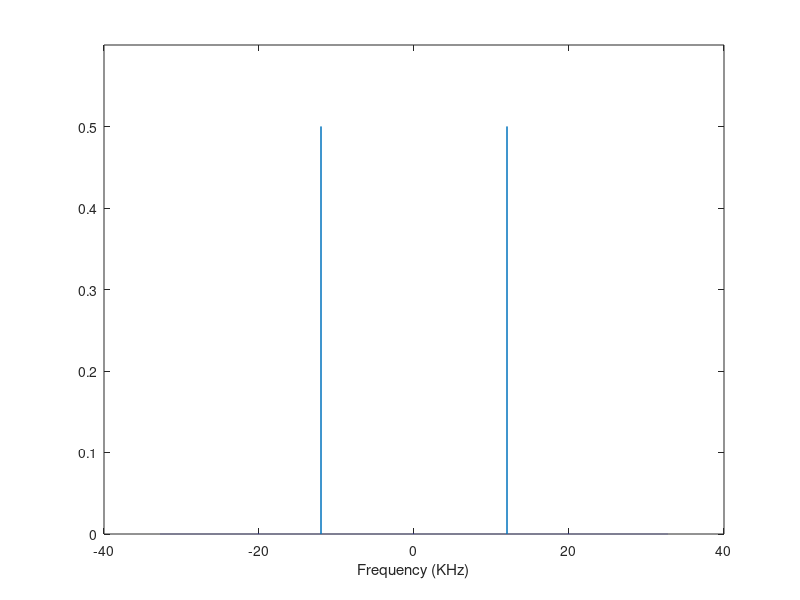

MATLAB code for this plot:
Amp = 1;
freqHz = 12000;
fsHz = 65536;
dt = 1/fsHz;
index = 1;
sines = [];
sampleNumber = [];
for t = 0:dt:1-dt
   sines(index) = Amp * sin(2*pi*freqHz*t);
   sampleNumber(index) = index;
   index = index + 1;
end

% alternative to the above loop
% sine = Amp*sin(2*pi*freq*(0:dt:1-dt));

N = 65536;
transform = fft(sines,N)/N;
magTransform = abs(transform);

faxis = linspace(-fsHz/2,fsHz/2,N);
plot(faxis/1000,fftshift(magTransform));
axis([-40 40 0 0.6])
xlabel('Frequency (KHz)')